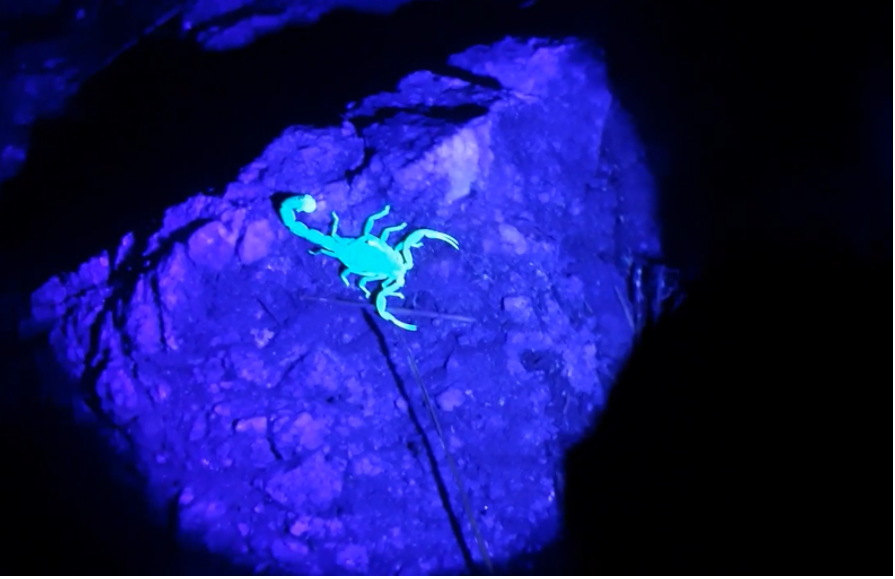
#> input picture tcc/escorpiao.png, 895 x 579 px
$ python identificacao.py
#> lines starting #> are read from the running program, lines starting #| are printed output that depends on the picture; after the words box and inside, x2 and y2 are one past the last pixel; in counts of white or black regions, pixels touching at a corner belong together
import cv2
import numpy as np
import pdb


img = cv2.imread('escorpiao.png')
#> img is the input picture: shape (579, 895, 3); mean B, G, R 106.9, 22.7, 22.7

hsv = cv2.cvtColor(img, cv2.COLOR_BGR2HSV)
#> hsv: shape (579, 895, 3); mean H, S, V 103.1, 198.6, 106.9

## mask of green (36,25,25) ~ (86, 255,255)
#Red color rangle  169, 100, 100 , 189, 255, 255

lower_range = np.array([50,252,252])
upper_range = np.array([175, 255,252])

# lower_range = np.array([45,222,252])
# upper_range = np.array([155, 255,252])


mask = cv2.inRange(hsv, lower_range, upper_range)
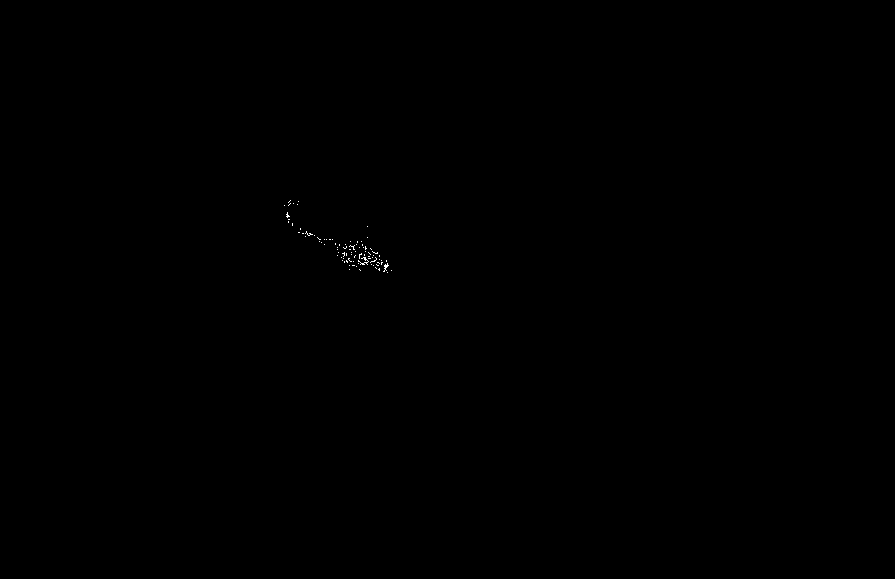
#> mask: shape (579, 895); 0.05% white in thin lines or dots, all inside (x1, y1, x2, y2) = (284, 200, 392, 273)

if cv2.countNonZero(mask) > 0:
    print('Escorpiao presente')
else:
    print('Escorpiao nao encontrado')

cv2.imshow('image', img)
cv2.imshow('mask', mask)

cv2.waitKey(0)
cv2.destroyAllWindows()
# img = cv2.imread('escorpiao.png')
# hsv = cv2.cvtColor(img, cv2.COLOR_BGR2HSV)
